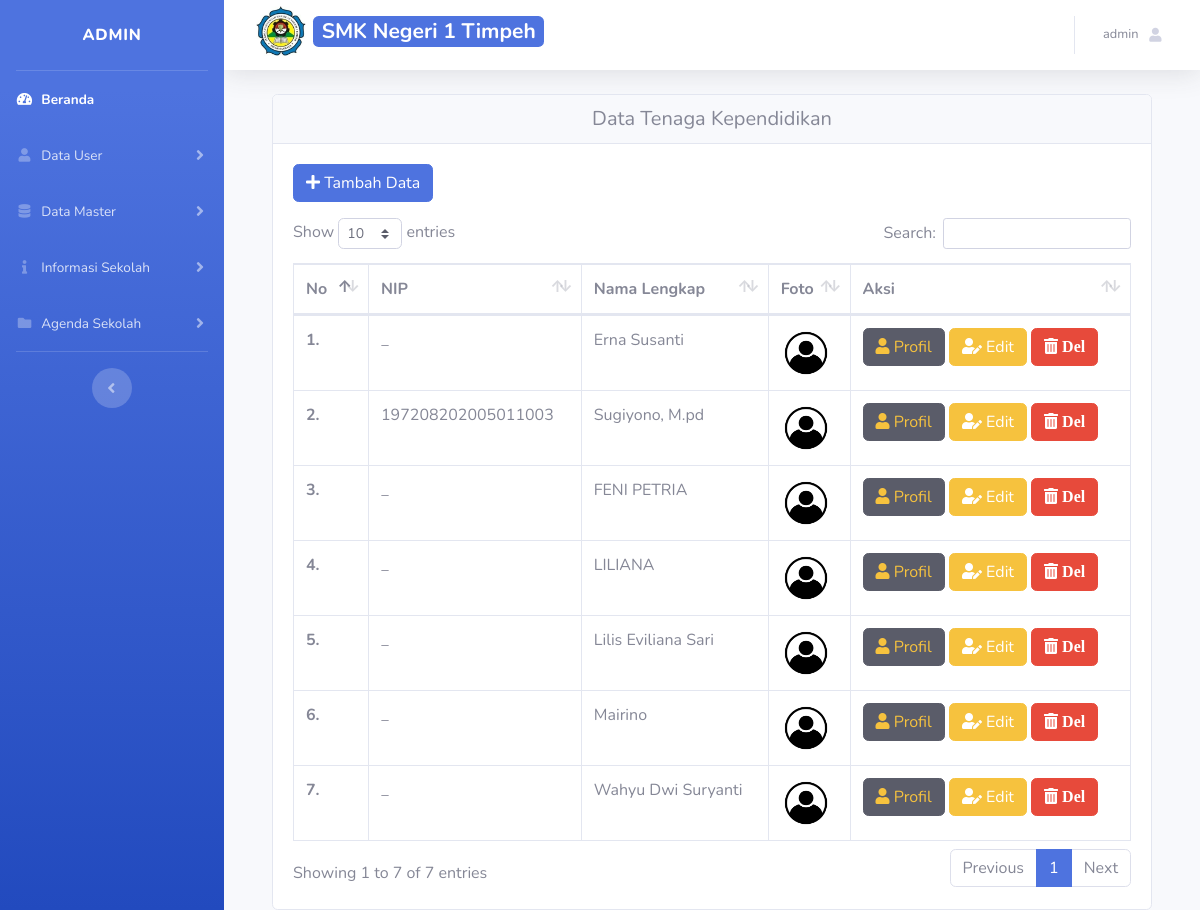
The app's page /admin/index.php?page=tendik (signed in) with its own data.
### tables this page shows
CREATE TABLE IF NOT EXISTS `tb_sekolah` (
  `id_sekolah` int(11) NOT NULL AUTO_INCREMENT,
  `nama_sekolah` varchar(50) NOT NULL,
  `visi` longtext NOT NULL,
  `misi` longtext NOT NULL,
  `sejarah_sekolah` longtext NOT NULL,
  `kata_sambutan` longtext NOT NULL,
  `foto_logo` varchar(255) NOT NULL,
  `foto_struktur` varchar(255) NOT NULL,
  `peta_sekolah` varchar(255) NOT NULL,
  `lokasi_sekolah` varchar(255) NOT NULL,
  `foto_utama` varchar(255) NOT NULL,
  PRIMARY KEY (`id_sekolah`)
);

CREATE TABLE IF NOT EXISTS `tb_tendik` (
  `id_tendik` int(11) NOT NULL AUTO_INCREMENT,
  `nama_tendik` varchar(50) NOT NULL,
  `nip` varchar(50) NOT NULL,
  `nuptk` varchar(50) NOT NULL,
  `jk` varchar(50) NOT NULL,
  `tempat_lahir` varchar(50) NOT NULL,
  `tanggal_lahir` date NOT NULL,
  `status_pegawai` varchar(50) NOT NULL,
  `golongan` varchar(50) NOT NULL,
  `jenis_ptk` varchar(50) NOT NULL,
  `nohp` varchar(50) NOT NULL,
  `email` varchar(50) NOT NULL,
  `foto` varchar(255) NOT NULL,
  PRIMARY KEY (`id_tendik`)
);

### admin/modul/tendik/data_tendik.php (the view, shortened to what this page needs)
<div class="container mt-3">
    <div class="card">
        <h5 class="card-header text-center">Data Tenaga Kependidikan</h5>
        <div class="card-body">
            <a href="?page=tendik&act=add" class="btn btn-primary mb-3"><i class="fa fa-plus"></i> Tambah Data</a></button>
            <div class="table-responsive">
                <table class="table table-bordered" id="dataTable" width="100%" cellspacing="0">
                    <thead>
                        <tr>
                            <th>No</th>
                            <th>NIP</th>
                            <th>Nama Lengkap</th>
                            <th>Foto</th>
                            <th>Aksi</th>
                        </tr>
                    </thead>
                    <tbody>
                        <?php
                        $no = 1;
                        $sql = mysqli_query($koneksi, "SELECT * FROM tb_tendik");
                        foreach ($sql as $d) { ?>
                            <tr>
                                <td width="50"><b><?= $no++; ?>.</b> </td>
                                <td>
                                    <?php
                                    if ($d['nip'] == '') {
                                        echo "_";
                                    } else {
                                    ?>
                                        <?= $d['nip'] ?>
                                    <?php
                                    }
                                    ?>
                                </td>
                                <td><?= $d['nama_tendik'] ?> </td>
                                <td>
                                    <?php
                                    if ($d['foto'] == '') {
                                    ?>
                                        <img src="../assets/sumber/img/tendik/user.png" class="img-fluid" style="width:50px;height:50px;">
                                    <?php
                                    } else {
                                    ?>
                                        <img src=" ../assets/sumber/img/tendik/<?= $d['foto'] ?>" class="img-thumbnail" style="width:50px;height:50px;">
                                    <?php
                                    }
                                    ?>
                                </td>
                                <td>
                                    <a data-toggle="modal" data-target="#DetailTendikModal<?= $d['id_tendik'] ?>" class="btn btn-dark btn-xs text-warning"><i class="fas fa-user"></i> Profil</a>
                                    <a href="?page=tendik&act=edit&id=<?= $d['id_tendik'] ?>" class="btn btn-warning btn-xs"><i class="fas fa-user-edit"></i> Edit</a>
                                    <a href="?page=tendik&act=del&id=<?= $d['id_tendik'] ?>" onClick="return confirm('Apakah data akan dihapus ?')">
                                        <button type="submit" name="submit" id="submit" class="btn btn-danger btn-xst"><i class="fas fa-trash-alt"> Del</i></button>
                                    </a>
                                </td>
                            </tr>
                        <?php } ?>
                    </tbody>
                </table>
            </div>
        </div>
    </div>

### admin/index.php (shortened to what this page needs)
<?php
include '../config/koneksi.php';
$oke = mysqli_query($koneksi, "SELECT * FROM tb_sekolah");
$oke1 = mysqli_fetch_array($oke);
if (@$_SESSION['Admin']) {
?>
    <?php
    if (@$_SESSION['Admin']) {
        $sesi = @$_SESSION['Admin'];
    }
    $sql = mysqli_query($koneksi, "SELECT * FROM tb_admin WHERE id_admin = '$sesi'") or die(mysqli_error($koneksi));
    $data = mysqli_fetch_array($sql);
    ?>
    <!DOCTYPE html>
    <html lang="en">
    <head>
        <link href="../assets/assets2/vendor/fontawesome-free/css/all.min.css" rel="stylesheet" type="text/css">
        <link href="../assets/assets2/css/sb-admin-2.min.css" rel="stylesheet">
        <link href="../assets/assets2/vendor/datatables/dataTables.bootstrap4.min.css" rel="stylesheet">
    </head>
    <body id="page-top">
        <div id="wrapper">
            <ul class="navbar-nav bg-gradient-primary sidebar sidebar-dark accordion" id="accordionSidebar">
                <a class="sidebar-brand d-flex align-items-center justify-content-center" href="index.php">
                    <?= $data['nama_admin']; ?>
                </a>
                <hr class="sidebar-divider my-0">
                <li class="nav-item active">
                    <a class="nav-link" href="index.php">
                        <i class="fas fa-fw fa-tachometer-alt"></i>
                        <span>Beranda</span></a>
                </li>
                <li class="nav-item">
                    <a class="nav-link collapsed" href="#" data-toggle="collapse" data-target="#collapseTwo" aria-expanded="true" aria-controls="collapseTwo">
                        <i class="fas fa-fw fa-user"></i>
                        <span>Data User</span>
                    </a>
                </li>
                <li class="nav-item">
                    <a class="nav-link collapsed" href="#" data-toggle="collapse" data-target="#collapseUtilities" aria-expanded="true" aria-controls="collapseUtilities">
                        <i class="fas fa-fw fa-database"></i>
                        <span>Data Master</span>
                    </a>
                </li>
                <li class="nav-item">
                    <a class="nav-link collapsed" href="#" data-toggle="collapse" data-target="#informasiSekolah" aria-expanded="true" aria-controls="informasiSekolah">
                        <i class="fas fa-fw fa-info"></i>
                        <span>Informasi Sekolah</span>
                    </a>
                </li>
                <li class="nav-item">
                    <a class="nav-link collapsed" href="#" data-toggle="collapse" data-target="#kegiatanSekolah" aria-expanded="true" aria-controls="kegiatanSekolah">
                        <i class="fas fa-fw fa-folder"></i>
                        <span>Agenda Sekolah</span>
                    </a>
                </li>
                <hr class="sidebar-divider d-none d-md-block">
                <div class="text-center d-none d-md-inline">
                    <button class="rounded-circle border-0" id="sidebarToggle"></button>
                </div>
            </ul>
            <div id="content-wrapper" class="d-flex flex-column">
                <div id="content">
                    <nav class="navbar navbar-expand navbar-light bg-white topbar mb-4 static-top shadow">
                        <form class="d-none d-sm-inline-block form-inline mr-auto ml-md-3 my-2 my-md-0 mw-100 navbar-search">
                            <h3>
                                <img src="../assets/sumber/img/app/<?= $oke1['foto_logo'] ?>" class="img-fluid" style="width:50px;height:50px;" alt="">
                                <span class="badge badge-primary">
                                    <?= $oke1['nama_sekolah']; ?>
                                </span>
                            </h3>
                        </form>
                        <ul class="navbar-nav ml-auto">
                            <li class="nav-item dropdown no-arrow">
                                <a class="nav-link dropdown-toggle" href="#" id="userDropdown" role="button" data-toggle="dropdown" aria-haspopup="true" aria-expanded="false">
                                    <span class="mr-2 d-none d-lg-inline text-gray-600 small">
                                        <?= $data['nama_admin']; ?>
                                    </span>
                                    <i class="fas fa-user fa-sm fa-fw mr-2 text-gray-400"></i>
                                </a>
                            </li>
                        </ul>
                    </nav>
                    <div class="container-fluid">
                        <?php
                        $page = @$_GET['page'];
                        $act = @$_GET['act'];
                        if ($page == 'guru') {
                            if ($act == '') {
                                include 'modul/guru/data_guru.php';
                            } elseif ($act == 'add') {
                                include 'modul/guru/add_guru.php';
                            } elseif ($act == 'edit') {
                                include 'modul/guru/edit_guru.php';
                            } elseif ($act == 'del') {
                                include 'modul/guru/del_guru.php';
                            }
                        } elseif ($page == 'tendik') {
                            if ($act == '') {
                                include 'modul/tendik/data_tendik.php';
                            } elseif ($act == 'add') {
                                include 'modul/tendik/add_tendik.php';
                            } elseif ($act == 'edit') {
                                include 'modul/tendik/edit_tendik.php';
                            } elseif ($act == 'del') {
                                include 'modul/tendik/del_tendik.php';
                            }
                        } elseif ($page == '') {
                            include 'home.php';
                        } else {
                            echo "<b>4014!</b> Tidak ada halaman !";
                        }
                        ?>
                    </div>
                </div>
            </div>
        </div>
    <?php } else {
    include 'modul/500.html';
}
    ?>
    </body>
    </html>

### records on screen
tb_sekolah: foto_logo (picture), nama_sekolah "SMK Negeri 1 Timpeh"
tb_tendik: nip "_", nama_tendik "Erna Susanti"
tb_tendik: nip "197208202005011003", nama_tendik "Sugiyono, M.pd"
tb_tendik: nip "_", nama_tendik "FENI PETRIA"
tb_tendik: nip "_", nama_tendik "LILIANA"
tb_tendik: nip "_", nama_tendik "Lilis Eviliana Sari"
tb_tendik: nip "_", nama_tendik "Mairino"
tb_tendik: nip "_", nama_tendik "Wahyu Dwi Suryanti"

### other values on screen
$data['nama_admin'] "ADMIN"
$data['nama_admin'] "admin"
